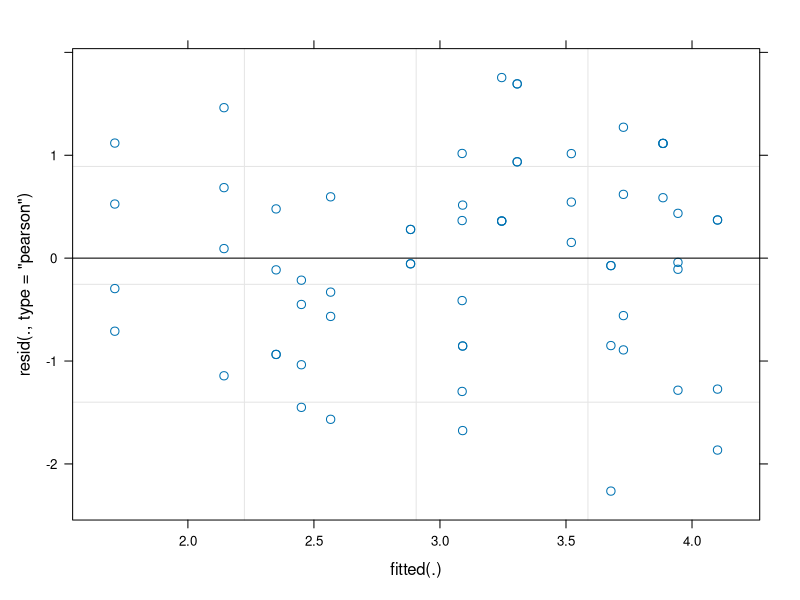

The R source for this figure: (Note: this script raises an error after producing the figure.)
## ---- chunk 1
wm <- read.csv("final_data.csv")
wm$User <- as.factor(wm$User)
wm$Time <- as.factor(wm$Time)
wm$Activity <- as.factor(wm$Activity)
## ---- chunk 2
library(lmerTest)
wm_lmer <- lmer(Score ~ Time * Activity + (1|User),
                data = wm,
                contrasts = list(Time = "contr.helmert",
                Activity = "contr.helmert"))
## ---- chunk 3
summary(wm_lmer)
## ---- chunk 4
ranova(wm_lmer)
## ---- chunk 5
plot(wm_lmer,which=4)
## ---- chunk 6
wm_aov <- aov(Score ~ Time * Activity + User,
                data = wm,
                contrasts = list(Time = "contr.helmert",
                Activity = "contr.helmert"))
## ---- chunk 7
summary(wm_aov)
## ---- chunk 8
plot(wm_aov2,which=2)
## ---- chunk 9
wm_aov2 <- aov(Score ~ Time * Activity * User,
                data = wm,
                contrasts = list(Time = "contr.helmert",
                Activity = "contr.helmert"))
## ---- chunk 10
anova(wm_aov2)
## ---- chunk 11
interaction.plot(wm$Time,wm$Activity,
                 response = wm$Score,
                 trace.label = "Activity",
                 xlab = "Time",
                 ylab = "Score",
                 col = c("green","red"))
## ---- chunk 12
wm_lmer2 <- lmer(Score ~ Time * Activity
                 + (Time + Activity|User),
                data = wm,
                contrasts = list(Time = "contr.helmert",
                Activity = "contr.helmert"))
## ---- chunk 13
summary(wm_lmer2)
## ---- chunk 14
ranova(wm_lmer2)
